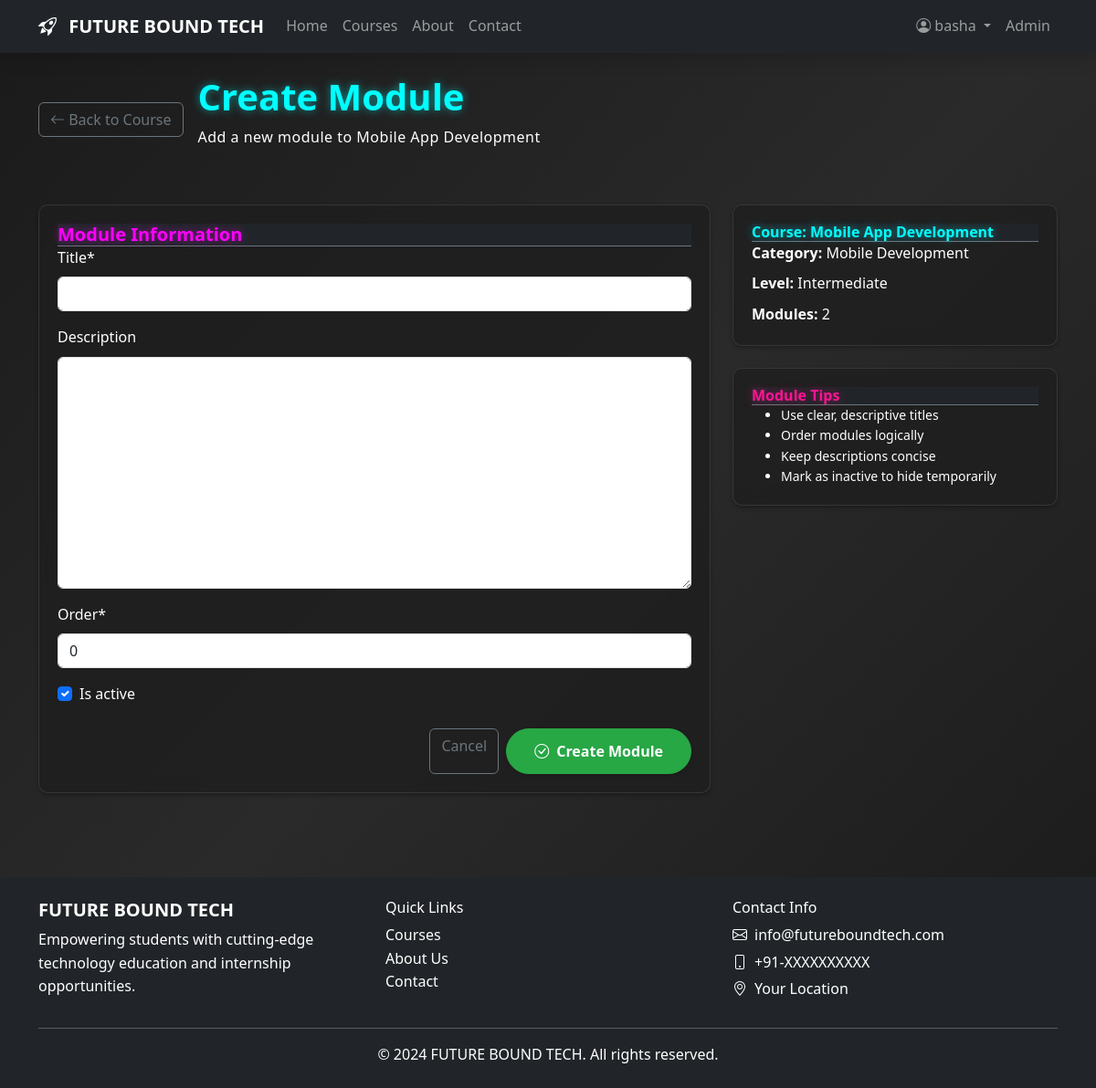
The app's page /admin_dashboard/courses/22/modules/create/ (signed in) with its own data.
### App2/models.py (models this page shows, shortened)
class Course(models.Model):
    COURSE_TYPES = [
        ('free', 'Free'),
        ('premium', 'Premium'),
    ]
    CATEGORY_TYPES = [
        ('knowledge', 'Knowledge Course'),
        ('internship', 'Internship'),
        ('project', 'Project'),
        ('specialization', 'Specialization'),
    ]
    title = models.CharField(max_length=200)
    slug = models.SlugField(unique=True, blank=True)
    description = models.TextField()
    short_description = models.CharField(max_length=300)
    thumbnail = models.ImageField(upload_to='courses/thumbnails/')
    cover_image = models.ImageField(upload_to='courses/covers/', blank=True, null=True)
    course_type = models.CharField(max_length=10, choices=COURSE_TYPES, default='free')
    price = models.DecimalField(max_digits=10, decimal_places=2, default=0.00)
    category = models.CharField(max_length=20, choices=CATEGORY_TYPES, default='knowledge')
    level = models.CharField(max_length=50, choices=[
        ('beginner', 'Beginner'),
        ('intermediate', 'Intermediate'),
        ('advanced', 'Advanced')
    ], default='beginner')
    duration_hours = models.PositiveIntegerField(default=0)
    instructor = models.CharField(max_length=100)
    prerequisites = models.TextField(blank=True)
    learning_objectives = models.TextField(blank=True)
    is_active = models.BooleanField(default=True)
    created_at = models.DateTimeField(default=timezone.now)
    updated_at = models.DateTimeField(auto_now=True)
    def get_total_modules(self):
        return self.modules.count()

### App2/views.py (the view)
# urls.py: path('admin_dashboard/courses/<int:course_id>/modules/create/', admin_module_create, name='admin_module_create'),
def admin_module_create(request, course_id):
    if not request.user.is_superuser:
        messages.error(request, 'Access denied. Admin privileges required.')
        return redirect('home')
    course = get_object_or_404(Course, id=course_id)
    if request.method == 'POST':
        form = ModuleForm(request.POST)
        if form.is_valid():
            module = form.save(commit=False)
            module.course = course
            module.save()
            messages.success(request, f'Module "{module.title}" created successfully!')
            return redirect('admin_course_detail', course_id=course.id)
    else:
        form = ModuleForm()
    context = {
        'module_form': form,
        'course': course,
        'title': 'Create Module'
    }
    return render(request, 'admin/module_form.html', context)

### App2/forms.py
class ModuleForm(forms.ModelForm):
    class Meta:
        model = Module
        fields = ['title', 'description', 'order', 'is_active']
    def __init__(self, *args, **kwargs):
        super().__init__(*args, **kwargs)
        self.helper = FormHelper()
        self.helper.form_method = 'post'
        self.helper.layout = Layout(
            Fieldset(
                'Module Information',
                'title',
                'description',
                'order',
                'is_active',
            ),
            ButtonHolder(
                Submit('submit', 'Save Module', css_class='btn btn-primary')
            )
        )

### templates/admin/module_form.html (shortened to what this page needs)
{% extends 'base.html' %}
{% load static %}
{% load crispy_forms_tags %}
{% block content %}
<div class="container py-4">
    <div class="row mb-4">
        <div class="col">
            <div class="d-flex align-items-center">
                <a href="{% url 'admin_course_detail' course.id %}" class="btn btn-outline-secondary me-3">
                    <i class="bi bi-arrow-left"></i> Back to Course
                </a>
                <div>
                    <h1 class="neon-glow mb-2">Create Module</h1>
                    <p class="text-light cyber-text">Add a new module to {{ course.title }}</p>
                </div>
            </div>
        </div>
    </div>
    <div class="row">
        <div class="col-lg-8">
            <div class="cyber-card">
                <div class="card-header bg-dark border-bottom border-secondary">
                    <h5 class="mb-0 neon-purple">Module Information</h5>
                </div>
                <div class="card-body">
                    <form method="post">
                        {{ module_form|crispy }}
                        <div class="d-flex justify-content-end mt-4">
                            <a href="{% url 'admin_course_detail' course.id %}" class="btn btn-outline-secondary me-2">
                                Cancel
                            </a>
                            <button type="submit" class="btn btn-custom cyber-btn">
                                <i class="bi bi-check-circle me-2"></i>Create Module
                            </button>
                        </div>
                    </form>
                </div>
            </div>
        </div>
        <div class="col-lg-4">
            <div class="cyber-card mb-4">
                <div class="card-header bg-dark border-bottom border-secondary">
                    <h6 class="mb-0 neon-glow">Course: {{ course.title }}</h6>
                </div>
                <div class="card-body">
                    <p class="text-light mb-2"><strong>Category:</strong> {{ course.category|title }}</p>
                    <p class="text-light mb-2"><strong>Level:</strong> {{ course.level|title }}</p>
                    <p class="text-light mb-0"><strong>Modules:</strong> {{ course.get_total_modules }}</p>
                </div>
            </div>
            <div class="cyber-card">
                <div class="card-header bg-dark border-bottom border-secondary">
                    <h6 class="mb-0 neon-pink">Module Tips</h6>
                </div>
                <div class="card-body">
                    <ul class="text-light small mb-0">
                        <li>Use clear, descriptive titles</li>
                        <li>Order modules logically</li>
                        <li>Keep descriptions concise</li>
                        <li>Mark as inactive to hide temporarily</li>
                    </ul>
                </div>
            </div>
        </div>
    </div>
</div>
{% endblock %}

### templates/base.html (shortened to what this page needs)
{% load static %}
<!DOCTYPE html>
<html lang="en">
<head>
    <link href="https://cdn.jsdelivr.net/npm/bootstrap@5.3.0/dist/css/bootstrap.min.css" rel="stylesheet">
    <link rel="stylesheet" href="https://cdn.jsdelivr.net/npm/bootstrap-icons@1.10.0/font/bootstrap-icons.css">
    <link rel="stylesheet" href="{% static 'css/style.css' %}">
</head>
<body>
    <nav class="navbar navbar-expand-lg navbar-dark bg-dark shadow">
        <div class="container">
            <a class="navbar-brand fw-bold" href="{% url 'home' %}">
                <i class="bi bi-rocket-takeoff me-2"></i>
                FUTURE BOUND TECH
            </a>
            <div class="collapse navbar-collapse" id="navbarNav">
                <ul class="navbar-nav me-auto">
                    <li class="nav-item">
                        <a class="nav-link" href="{% url 'home' %}">Home</a>
                    </li>
                    <li class="nav-item">
                        <a class="nav-link" href="{% url 'course_list' %}">Courses</a>
                    </li>
                    <li class="nav-item">
                        <a class="nav-link" href="{% url 'about' %}">About</a>
                    </li>
                    <li class="nav-item">
                        <a class="nav-link" href="{% url 'contact' %}">Contact</a>
                    </li>
                </ul>
                <ul class="navbar-nav">
                    {% if user.is_authenticated %}
                        <li class="nav-item dropdown">
                            <a class="nav-link dropdown-toggle" href="#" id="userDropdown" role="button" data-bs-toggle="dropdown">
                                <i class="bi bi-person-circle me-1"></i>{{ user.username }}
                            </a>
                        </li>
                        {% if user.is_superuser %}
                        <li class="nav-item">
                            <a class="nav-link" href="/admin/">Admin</a>
                        </li>
                        {% endif %}
                    {% endif %}
                </ul>
            </div>
        </div>
    </nav>
    <main class="flex-grow-1">
        {% block content %}{% endblock %}
    </main>
    <footer class="bg-dark text-white py-4 mt-5">
        <div class="container">
            <div class="row">
                <div class="col-md-4">
                    <h5 class="fw-bold">FUTURE BOUND TECH</h5>
                    <p>Empowering students with cutting-edge technology education and internship opportunities.</p>
                </div>
                <div class="col-md-4">
                    <h6>Quick Links</h6>
                    <ul class="list-unstyled">
                        <li><a href="{% url 'course_list' %}" class="text-white text-decoration-none">Courses</a></li>
                        <li><a href="{% url 'about' %}" class="text-white text-decoration-none">About Us</a></li>
                        <li><a href="{% url 'contact' %}" class="text-white text-decoration-none">Contact</a></li>
                    </ul>
                </div>
                <div class="col-md-4">
                    <h6>Contact Info</h6>
                    <p class="mb-1"><i class="bi bi-envelope me-2"></i>info@futureboundtech.com</p>
                    <p class="mb-1"><i class="bi bi-phone me-2"></i>+91-XXXXXXXXXX</p>
                    <p class="mb-0"><i class="bi bi-geo-alt me-2"></i>Your Location</p>
                </div>
            </div>
            <hr>
            <div class="text-center">
                <p class="mb-0">&copy; 2024 FUTURE BOUND TECH. All rights reserved.</p>
            </div>
        </div>
    </footer>
</body>
</html>

### static/css/style.css (style rules this page uses)
body { background: linear-gradient(135deg, #1a1a1a 0%, #2a2a2a 50%, #1a1a1a 100%); background-attachment: fixed; color: #ffffff; font-family: 'Segoe UI', Tahoma, Geneva, Verdana, sans-serif; line-height: 1.6; margin: 0; padding: 0; }
.neon-glow { font-weight: bold; color: #00ffff; text-shadow: 0 0 10px rgba(0, 255, 255, 0.5); }
.neon-purple { font-weight: bold; color: #ff00ff; text-shadow: 0 0 10px rgba(255, 0, 255, 0.5); }
.neon-pink { font-weight: bold; color: #ff1493; text-shadow: 0 0 10px rgba(255, 20, 147, 0.5); }
.btn-custom { background: #28a745; border: 1px solid #28a745; border-radius: 25px; color: white; padding: 12px 30px; font-weight: 600; transition: all 0.3s ease; box-shadow: 0 2px 4px rgba(0,0,0,0.1); }
.scroll-animate { animation: fadeInUp 0.8s ease-out; }
.cyber-card { background: rgba(30, 30, 30, 0.8); backdrop-filter: blur(10px); border: 1px solid rgba(255, 255, 255, 0.1); border-radius: 10px; padding: 20px; margin: 20px 0; position: relative; overflow: hidden; box-shadow: 0 2px 4px rgba(0,0,0,0.3); transition: all 0.3s ease; }
@media (max-width: 1200px) { .cyber-card { padding: 20px; } }
.cyber-text { font-family: 'Segoe UI', Tahoma, Geneva, Verdana, sans-serif; letter-spacing: 0.5px; font-weight: 500; color: #ffffff; }
.text-light { color: #ffffff !important; }
.text-white { color: #ffffff !important; }
.cyber-btn { position: relative; overflow: hidden; transition: all 0.3s ease; }
.btn-custom, .btn-danger-custom { display: inline-flex; align-items: center; justify-content: center; text-align: center; white-space: nowrap; }
html { scroll-behavior: smooth; }

### records on screen
Course: title "Mobile App Development", category "Mobile Development", level "Intermediate", get_total_modules "2"

### other values on screen
{{ user.username }} "basha"
